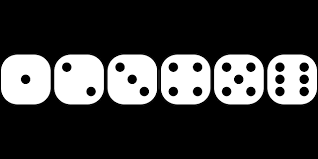
#> input picture Assignment_27/input/dice6.png, 318 x 159 px
$ jupyter execute diceRecognition.ipynb
#> lines starting #> are read from the running program, lines starting #| are printed output that depends on the picture; after the words box and inside, x2 and y2 are one past the last pixel; in counts of white or black regions, pixels touching at a corner belong together
[cell 1]
import cv2 as cv
import numpy as np
import matplotlib.pyplot as plt

[cell 2]
img = cv.imread('input/dice6.png')
#> img is the input picture: shape (159, 318, 3); min 0, max 255, mean 60.7
gray_img = cv.cvtColor(img, cv.COLOR_BGR2GRAY)
# plt.imshow(image)

[cell 3]
# Find contours and hierarchy
_, gray_img = cv.threshold(gray_img, 127, 255, cv.THRESH_BINARY)
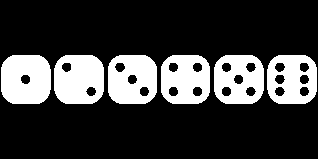
#> gray_img: shape (159, 318); 23.6% white; 6 white regions
contours, hierarchy = cv.findContours(gray_img, cv.RETR_TREE, cv.CHAIN_APPROX_SIMPLE)
#> contours = 27 contours; largest, box (x1, y1, x2, y2) and area: (214, 55, 264, 104) 2156, (54, 55, 104, 104) 2156, (267, 55, 317, 104) 2154, (1, 55, 51, 104) 2154, (161, 55, 210, 104) 2127

[cell 4]
num_points = 0
num_dice = 0
for i, contour in enumerate(contours):
    current_hierarchy = hierarchy[0][i]
    # Check if the contour has a parent
    if current_hierarchy[3] != -1:
        # This is a child contour, likely representing the points inside the dice
        cv.drawContours(img, [contour], -1, (0, 0, 255), 2)
        # Count the number of child contours (points)
        num_points += 1
    else:
        # This is a top-level contour, likely representing the dice
        cv.drawContours(img, [contour], -1, (0, 255, 0), 2)
        print(f"Dice {num_dice} has {num_points} points.")
        num_points = 0
        num_dice += 1
        plt.imshow(img, cmap='gray')
#> this loop made 27 passes
#> (current_hierarchy, num_points) on passes 1 to 12: ([7, -1, 1, -1], 0), ([2, -1, -1, 0], 1), ([3, 1, -1, 0], 2), ([4, 2, -1, 0], 3), ([5, 3, -1, 0], 4), ([6, 4, -1, 0], 5), ([-1, 5, -1, 0], 6), ([13, 0, 8, -1], 0), ([9, -1, -1, 7], 1), ([10, 8, -1, 7], 2), ([11, 9, -1, 7], 3), ([12, 10, -1, 7], 4)
#| Dice 0 has 0 points.
#| Dice 1 has 6 points.
#| Dice 2 has 5 points.
#| Dice 3 has 4 points.
#| Dice 4 has 3 points.
#| Dice 5 has 2 points.
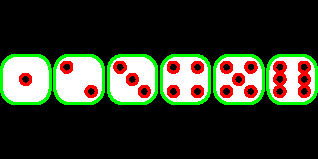
#> img: shape (159, 318, 3); 10.95% of pixels changed, all inside (x1, y1, x2, y2) = (0, 54, 318, 105)
#> after the loop, num_dice = 6
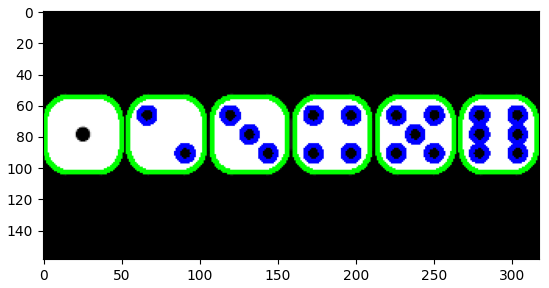
#> figure drawn by matplotlib, 1 panel; B, G, R data is drawn as R, G, B

$ run again, with Assignment_27/input/dice2.png copied over Assignment_27/input/dice6.png
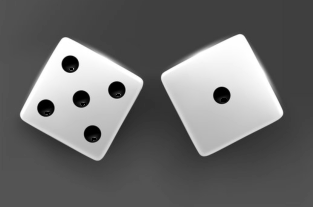
#> input picture Assignment_27/input/dice2.png, 313 x 207 px
#> img is the input picture: shape (207, 313, 3); min 0, max 255, mean 108
#> `_, gray_img = cv.threshold(gray_img, 127, 255, cv.THRESH_BINARY)`:
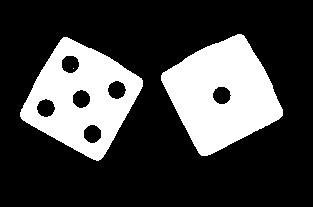
#> gray_img: shape (207, 313); 26% white; 3 white regions (1 under 20 px)
#> contours = 9 contours, 1 with area under 20; largest, box (x1, y1, x2, y2) and area: (161, 34, 283, 156) 9011, (20, 37, 143, 161) 8964, (83, 124, 102, 144) 266, (107, 80, 127, 100) 266, (36, 98, 56, 118) 265, (72, 89, 91, 109) 261, (212, 86, 232, 105) 260, (61, 55, 80, 74) 260
#> the loop `for i, contour in enumerate(contours):` made 9 passes
#> (current_hierarchy, num_points, num_dice) on passes 1, 8: ([7, -1, 1, -1], 0, 1), ([-1, 0, 8, -1], 0, 2)
#> (printed output is left out)
#> after the loop `for i, contour in enumerate(contours):`: num_dice = 2
#> `[cell 4] num_points = 0 num_dice = 0 for i, contour in enumerate(conto..`:
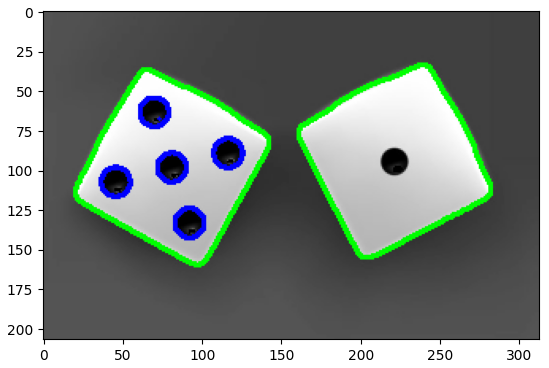
#> figure drawn by matplotlib, 1 panel; B, G, R data is drawn as R, G, B

$ run again, with Assignment_27/input/dice3.png copied over Assignment_27/input/dice6.png
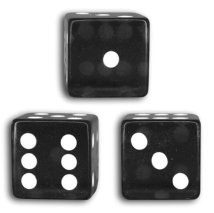
#> input picture Assignment_27/input/dice3.png, 214 x 213 px
#> img is the input picture: shape (213, 214, 3); min 21, max 255, mean 162.2
#> `_, gray_img = cv.threshold(gray_img, 127, 255, cv.THRESH_BINARY)`:
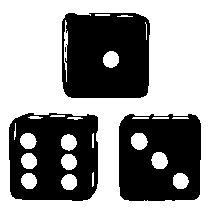
#> gray_img: shape (213, 214); 58.5% white; 4 black regions (1 under 20 px)
#> contours = 29 contours, 13 with area under 20; largest, box (x1, y1, x2, y2) and area: (0, 0, 214, 213) 45156, (8, 112, 99, 202) 7560, (61, 12, 151, 99) 7404, (118, 113, 202, 202) 7002, (151, 152, 168, 169) 202
#> the loop `for i, contour in enumerate(contours):` made 29 passes
#> (contour, current_hierarchy, num_dice) on pass 1: ([[0, 0], [0, 212], [213, 212], [213, 0]], [-1, -1, 1, -1], 1)
#> (printed output is left out)
#> after the loop `for i, contour in enumerate(contours):`: num_dice = 1
#> `[cell 4] num_points = 0 num_dice = 0 for i, contour in enumerate(conto..`:
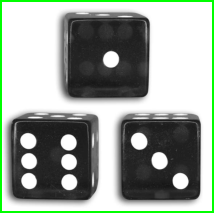
#> shown: shape (213, 214, 3); mean R, G, B 152.7, 162.2, 152.7
